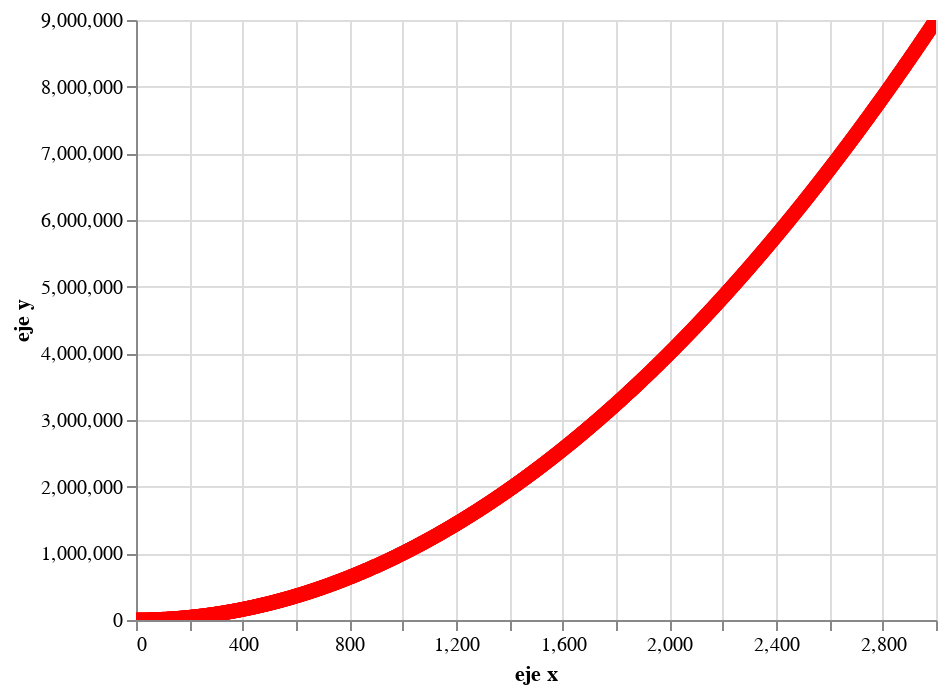

Source (notebook cell):
### Code cell
grafico2

### Figure 1 — Vega-Lite specification as saved in the notebook (floating-point values rounded to 4 significant figures; data arrays with more than 128 entries replaced by an {"elided": "..."} marker saying what was removed)
{"config": {"view": {"continuousWidth": 400, "continuousHeight": 300}}, "data": {"name": "data-1a58c9be66ae307f803f7a1de0ac1e6f"}, "mark": {"type": "point", "color": "red"}, "encoding": {"x": {"type": "quantitative", "field": "eje x"}, "y": {"type": "quantitative", "field": "eje y"}}, "selection": {"selector015": {"type": "interval", "bind": "scales", "encodings": ["x", "y"]}}, "$schema": "https://vega.github.io/schema/vega-lite/v4.8.1.json", "datasets": {"data-1a58c9be66ae307f803f7a1de0ac1e6f": {"elided": "1500 records"}}}
